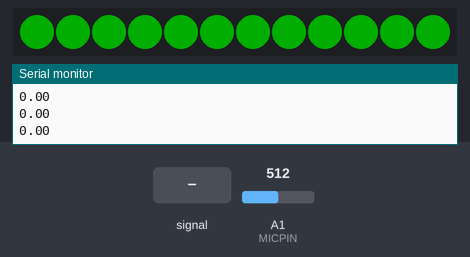
A sketch run on a simulated Arduino Uno, built with avr-gcc and run on an emulated ATmega328P. Shown: 12 RGB LEDs in strip order, left to right, the last lines printed to the serial monitor. The test bench sets the inputs (shaded band); at power-on: A1 (MICPIN) = 512. Dim RGB values are drawn brighter than linear.

Above: at 1.2 s.
1.3 s: A1 (MICPIN) fed a 2 Hz sine of ±306 counts around its level
At 1.33 s:
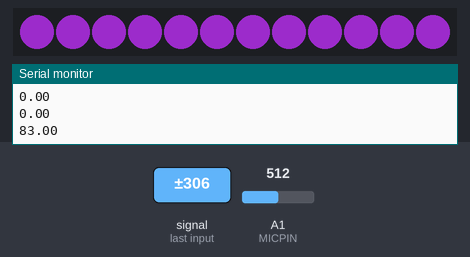
3.0 s: A1 (MICPIN) set to 900
At 3.04 s:
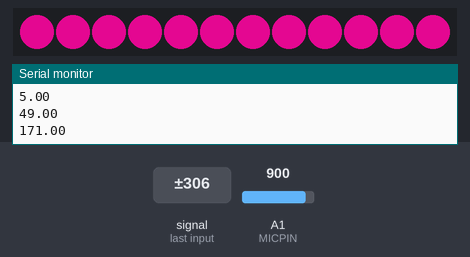
4.5 s: A1 (MICPIN) fed a 200 Hz sine of ±81 counts around its level
At 4.8 s:
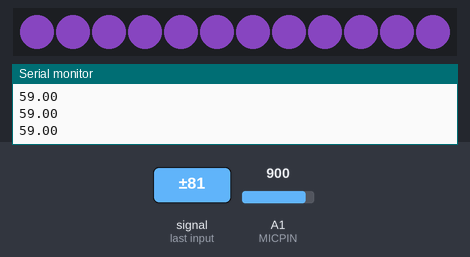
6.0 s: A1 (MICPIN) set to 306
At 6.02 s:
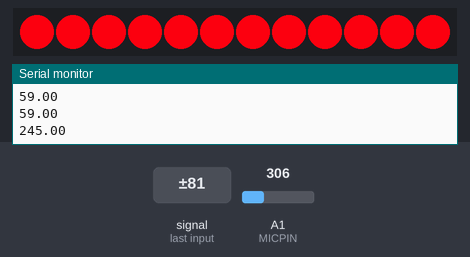
7.5 s: A1 (MICPIN) fed a 2 Hz sine of ±306 counts around its level
At 8.36 s:
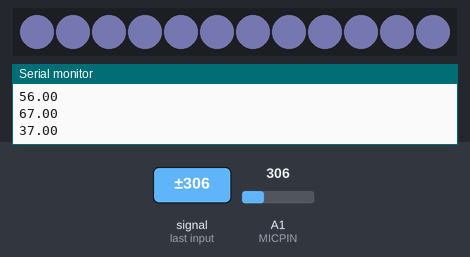
10.5 s: A1 (MICPIN) set to 1023
At 10.52 s:
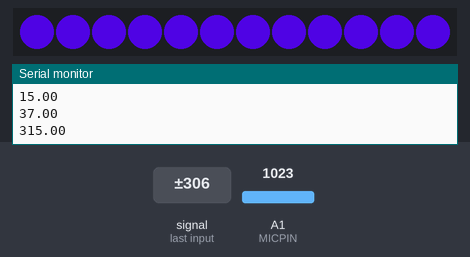

Measured:
- after the input at 1.3 s, the LEDs: change at once (image 1)
- after the input at 3.0 s, the LEDs: change at once (image 2)
- after the input at 4.5 s, the LEDs: change after 0.06 s (image 3)
- after the input at 6.0 s, the LEDs: change at once (image 4)
- after the input at 7.5 s, the LEDs: first change at once (image 5 shows a later state)
- after the input at 10.5 s, the LEDs: change at once (image 6)

The sketch:

SoundReactiveNeoPixelRing.ino
```cpp
#include <Adafruit_NeoPixel.h>

#define NUM_OF_PIXELS 12
#define LEDPIN 7
#define MICPIN A1

// Parameter 3 = pixel type flags, add together as needed:
//   NEO_KHZ800  800 KHz bitstream (most NeoPixel products w/WS2812 LEDs)
//   NEO_GRB     Pixels are wired for GRB bitstream (most NeoPixel products)
//   NEO_RGB     Pixels are wired for RGB bitstream (v1 FLORA pixels, not v2)
Adafruit_NeoPixel strip = Adafruit_NeoPixel(NUM_OF_PIXELS, LEDPIN, NEO_GRB + NEO_KHZ800);

const int sampleWindow = 50; // Sample window width in mS (50 ms = 20Hz)
unsigned int sample;

void setup()
{
    Serial.begin(9600);
    strip.begin();
    strip.show(); // Initialize all pixels to 'off'
}

void loop()
{
    float MaximumBrightness = 255;
    float SpeedFactor = 0.001; // I don't actually know what would look good
    float StepDelay = 10; // ms for a step delay on the lights
    float red, green, blue;
    float intensity = getVolume();
    Serial.println(intensity);

    // Now set every LED to that color
    for (int ledNumber=0; ledNumber<NUM_OF_PIXELS; ledNumber++)
    {
        strip.setPixelColor(ledNumber,
                            map(intensity, 0, MaximumBrightness, 0, MaximumBrightness), //red
                            map((MaximumBrightness-intensity)*(MaximumBrightness-intensity), 100, MaximumBrightness*MaximumBrightness, 0, MaximumBrightness/5), //green
                            map(sin((intensity/MaximumBrightness)*3.14)*MaximumBrightness, 0, MaximumBrightness, 0, MaximumBrightness/2)); //blue
    }
    strip.show();
    delay(StepDelay);
}

float getVolume()
{
    unsigned long startMillis= millis();  // Start of sample window
    unsigned int peakToPeak = 0;   // peak-to-peak level
    unsigned int signalMax = 0;
    unsigned int signalMin = 1024;

   // collect data for 'sampleWindow' ms
   while (millis() - startMillis < sampleWindow)
   {
        sample = analogRead(MICPIN);
        if (sample < 1024)  // toss out spurious readings
        {
            if (sample > signalMax)
            {
                signalMax = sample;  // save just the max levels
            }
            else if (sample < signalMin)
            {
                signalMin = sample;  // save just the min levels
            }
        }
   }

   peakToPeak = signalMax - signalMin;  // max - min = peak-peak amplitude
   //map(value, fromLow, fromHigh, toLow, toHigh)
   return map (peakToPeak, 0, 700, 0, 255);
}
```
